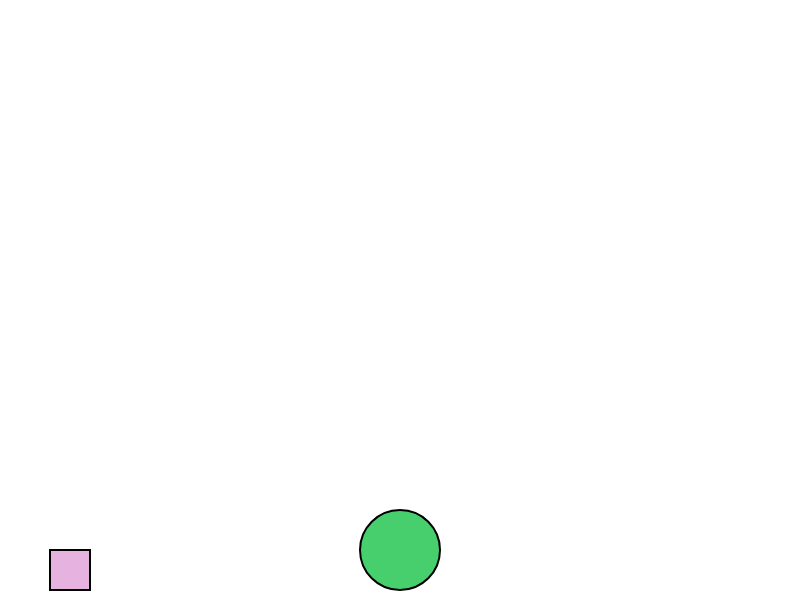
Frame 1 (no input)
Frame 60 (no input): identical to frame 1, image omitted
Frame 120 (the mouse pressed at the canvas centre since frame 60): identical to frame 1, image omitted

The p5.js sketch that drew this single still picture (run headless with seeded random() and noise() and a simulated clock; from frame 60 on, the mouse is pressed at the canvas centre):

// p5.js sketch
// ── sketch.js
let lsystem;
let dialog;
let npc;

function setup() {
    createCanvas(800, 600);
    strokeWeight(2);

    this.x = 50;

    npc = new NPC();
}

function draw() {
	background(255, 255, 255);
	fill(204, 101, 192, 127);
    rect(this.x, height-50, 40, 40);

    if (keyIsDown(LEFT_ARROW)) this.x -= 5;
    if (keyIsDown(RIGHT_ARROW)) x += 5;

    
    npc.drawNPC()

    if (key === " " && this.x - 400 < 60 && this.x - 400 > -60) {
    	npc.dialogSwitch(true);
    }

    print(npc.IsDialogOpen());

    if (npc.IsDialogOpen()){

    	npc.greeting();

    	if (key === "y" && this.x - 400 < 60 && this.x - 400 > -60){
	    	npc.drawArt();
	    }

	    
	    if (key === "n" && this.x - 400 < 60 && this.x - 400 > -60){
    		npc.dialogSwitch(false);
    	}
    }


    
}

function keyTyped() {
	if (npc.IsDialogOpen() && key === "y") {
		npc.expandParser();
	}
}

// ── dialog.js
class Dialog {
	constructor(){
		this.on = false;
	}

	switch(on){
		if(on == true){
			this.on = true;
		} else {
			this.on = false;
		}
	}

	greeting(){
		fill(255, 204, 0);
		rect(100, 0, 500, 500);
		textSize(24);
		fill(0, 0, 0);
		text('Hi, my name is Ana!', 120, 30);
		text('Do you want me to draw you a artwork?', 120, 70);
	}


	drawArt(lsystem){
		fill(255, 204, 0);
		rect(100, 0, 500, 500);

		lsystem.drawArt();
		fill(0, 0, 0);
		text('Do you want another one?', 120, 30);
	}

	clear(){
		background(255, 255, 255);
	}
}
// ── game.js
class GameOfLife {
    constructor(columns, rows) {
        this.generation = 0;

        this.columns = columns;
        this.rows = rows;

        this.cells = new Array(this.columns);
        for (let i = 0; i < this.rows; i++) {
            this.cells[i] = new Array(rows);
        }

        // Initialize cells with all zeros and one in the middle
        for (let i = 0; i < columns; i++) {
            for (let j = 0; j < rows; j++) {
                this.cells[i][j] = int(random(2));
            }
        }
     }

     generate() {
         let nextgen = new Array(this.columns);
         for (let i = 0; i < this.rows; i++) {
             nextgen[i] = new Array(this.rows);
         }

         for (let x = 1; x < this.columns - 1; x++) {
             for (let y = 1; y < this.rows - 1; y++) {

                 let neighbors = 0;
                 for (let i = -1; i <= 1; i++) {
                     for (let j = -1; j <= 1; j++) {
                         neighbors += this.cells[x+i][y+j];
                     }
                 }

                 neighbors -= this.cells[x][y];

                 if      ((this.cells[x][y] == 1) && (neighbors <= 1)) nextgen[x][y] = this.Loneliness();
                 //else if ((this.cells[x][y] == 1) && (neighbors <  2)) nextgen[x][y] = 0;
                 else if ((this.cells[x][y] == 1) && (neighbors >= 4)) nextgen[x][y] = this.Overpopulation();
                 //else if ((this.cells[x][y] == 1) && (neighbors >  3)) nextgen[x][y] = 0;
                 else if ((this.cells[x][y] == 0) && (neighbors == 3)) nextgen[x][y] = 1;
                 

                 else nextgen[x][y] = this.cells[x][y];
             }
         }

         this.cells = nextgen;
         this.generation++;
     }

     Overpopulation(){
        let x = int(random(1, 11));
        if(x < 9) {return 0;}
        else {return 1;}
     }
     Loneliness(){
        let x = int(random(1, 11));
        if(x < 7) {return 0;}
        else {return 1;}
     }

     draw(w) {
         for (let i = 0; i < this.columns;i++) {
             for (let j = 0; j < this.rows;j++) {
                 if ((this.cells[i][j] == 1)) {
                     fill(0);
                 }
                 else {
                     fill(255);
                 }

                 stroke(0);
                 rect(i*w, j*w, w, w);
            }
        }
    }
}

// ── lsystem.js
class LSystem {
    constructor(rulesa, proa, rulesb, prob, rulesc, proc) {
        this.x = 330;
        this.y = 480;
        this.s = 5;
        this.angle = radians(90);
        this.rulesa = rulesa;
        this.rulesb = rulesb;
        this.rulesc = rulesc;
        this.proa = proa;
        this.prob = prob;
        this.proc = proc;
        this.stack = [];
    }

    expand(axiom, n) {
        let s = axiom;
        // Generations 
        for(let i = 0; i < n; i++) {
            //console.log("Generation " + i)

            let ns = "";
            if(random(0, 1) < this.proa){
                for(let j = 0; j < s.length; j++) {
                    // If the characte has a rule in the rules, it is
                    // a nonterminal.
                    if(s[j] in this.rulesa) {
                        ns += this.rulesa[s[j]];
                    }
                    else {
                        ns += s[j];
                    }
                }
            }
            if(random(0, 1) < this.prob){
                for(let j = 0; j < s.length; j++) {
                    // If the characte has a rule in the rules, it is
                    // a nonterminal.
                    if(s[j] in this.rulesb) {
                        ns += this.rulesb[s[j]];
                    }
                    else {
                        ns += s[j];
                    }
                }
            }

            if(random(0, 1) < this.proc){
                for(let j = 0; j < s.length; j++) {
                    // If the characte has a rule in the rules, it is
                    // a nonterminal.
                    if(s[j] in this.rulesb) {
                        ns += this.rulesb[s[j]];
                    }
                    else {
                        ns += s[j];
                    }
                }
            }
            //console.log(ns);
            s = ns;
        }
        return s;
    }

    drawString(s, theta) {
        noFill();
        beginShape();

        vertex(this.x, this.y);

        for(let i = 0; i < s.length; i++) {
            switch (s[i]) {
                case "+":
                    this.angle += radians(theta);
                    break;
                case "-":
                    this.angle -= radians(theta);
                    break;
                case "[":
                    this.stack.push([this.x, this.y]);
                    break;
                case "]":
                    endShape();
                    beginShape();
                    let ppos = this.stack.pop();
                    this.x = ppos[0];
                    this.y = ppos[1];
                    vertex(this.x, this.y);
                    break;
                case "F":
                    this.x += cos(this.angle) * this.s;
                    this.y -= sin(this.angle) * this.s;
                    vertex(this.x, this.y);
                    break;
                case "G":
                    endShape();
                    beginShape();
                    this.x += cos(this.angle) * this.s;
                    this.y -= sin(this.angle) * this.s;
                    vertex(this.x, this.y);
                    break;

                default:
                    console.log("Command doesn't exist");
            }
        }

        endShape();
    }
}

// ── npc.js
class NPC {
	constructor(){
    	dialog = new Dialog();
    	lsystem = new GenerativeGrammar();
    	lsystem.expand();
	}

	drawNPC(){
		fill(50, 201, 92, 227);
    	ellipse(400, height-50, 80, 80);
	}

	dialogSwitch(on){
		dialog.switch(on);
	}

	IsDialogOpen(){
		return dialog.on;
	}

	expandParser(){
		lsystem.expand();
	}


	greeting(){
		dialog.greeting();
	}

	drawArt(){
		dialog.drawArt(lsystem);
	}

}
// ── parser.js
class GenerativeGrammar {
	constructor(){
		this.axiom = "F";
		this.rulesa = {"F": "FF-[-F+F]+[+F-F]"};
    	this.rulesb = {"F": "FF+[+F-F]-[-F+F]"};
    	this.rulesc = {"F": "F+F"};
    	this.generation = 3;
    	this.angle = 25;
    	this.proa = 0.9;
    	this.prob = 0.3;
    	this.proc = 0.01;
    	this.s;   	
    	
		
	}

	expand(){
		let lsystem = new LSystem(this.rulesa, this.proa, this.rulesb, this.prob, this.rulesc, this.proc);
		let s = lsystem.expand(this.axiom, this.generation);
		this.lsystem = lsystem;
		this.s = s;
	}


	drawArt(){
		let lsystem = new LSystem();
		lsystem.drawString(this.s, this.angle);
	}

}
// ── rule.js
class Rule {
  constructor(a_, b_) {
    this.a = a_;
    this.b = b_;
  }


  getA() {
    return this.a;
  }

  getB() {
    return this.b;
  }

}
// ── treeeasy.js

function setup() {
    createCanvas(1000, 600);

   	smooth();
}

function draw() {
    background(255);

    translate(width/2, height);
    stroke(0);
    branch(50,0);
    noLoop();
}

function branch(len, level) {
	strokeWeight(2);

    this.theta = random(0, PI/3);

  	line(0, 0, 0, -len);
  // Move to the end of that line
  	translate(0, -len);

  	len *= 0.8;
  	level++;
  // All recursive functions must have an exit condition!!!!
  // Here, ours is when the length of the branch is 2 pixels or less
  	if (level < 10) {
  		
  		if(random(10) < 8){
	    push();    
	    rotate(this.theta);  
	    branch(len,level); 
	    pop();
	    }    
	    
	    if(random(10) < 8){
	    push();    
	    rotate(-this.theta);  
	    branch(len,level); 
	    pop();
	    }

	    if(random(10) < 1){
	    push();    
	    rotate(this.theta);  
	    branch(len,level); 
	    pop();
	    }

	    if(random(10) < 1){
	    push();    
	    rotate(-this.theta);  
	    branch(len,level); 
	    pop();
	    }    
	}
}
// ── treeesay2.js
var yoff = 0;
var seed = 12;
function setup() {
    createCanvas(1000, 600);
    seed = int(random(0, 100))
   	smooth();
}

function draw() {
    background(255);
    fill(0);
    stroke(0);

    translate(width/2, height);

    yoff += 0.005;
    randomSeed(seed);
    branch(60,0);

    //noLoop();
}

function branch(h,  xoff) {
	//strokeWeight(2);

    this.sw = map(h, 2, 100, 1, 5);
	strokeWeight(this.sw);
	// Draw the branch
	line(0, 0, 0, -h);
	// Move along to end
	translate(0, -h);

	// Each branch will be 2/3rds the size of the previous one
	h *= 0.66;
	  
	// Move along through noise space
	xoff += 0.1;

	if (h > 4) {
	  // Random number of branches
	  var n = int(random(0, 5));
	  for (var i = 0; i < n; i++) {
	    
	    // Here the angle is controlled by perlin noise
	    // This is a totally arbitrary way to do it, try others!
	    var theta = map(noise(xoff+i, yoff), 0, 1, -PI/3, PI/3);
	    if (n%2==0) theta *= -1;
	    
	    push();      // Save the current state of transformation (i.e. where are we now)
	    rotate(theta);     // Rotate by theta
	    branch(h, xoff);   // Ok, now call myself to branch again
	    pop();       // Whenever we get back here, we "pop" in order to restore the previous matrix state
	    }
	}
}

function mousePressed() {
  // New tree starts with new noise offset and new random seed
  yoff = random(1000);
  seed = millis();
}
// ── turtle.js
class Turtle {
  constructor(s, l, t) {
    this.todo = s;
    this.len = l; 
    this.theta = t;
  } 

  render() {
    stroke(0, 175);
    for (var i = 0; i < todo.length(); i++) {
      var c = todo.charAt(i);
      if (c == 'F' || c == 'G') {
        line(0, 0, this.len, 0);
        translate(this.len, 0);
      } else if (c == '+') {
        rotate(theta);
      } else if (c == '-') {
        rotate(-theta);
      } else if (c == '[') {
        pushMatrix();
      } else if (c == ']') {
        popMatrix();
      }
    }
  }

  setLen(l) {
    this.len = l;
  } 

  changeLen(percent) {
    this.len *= percent;
  }

  setToDo(s) {
    this.todo = s;
  }
}
